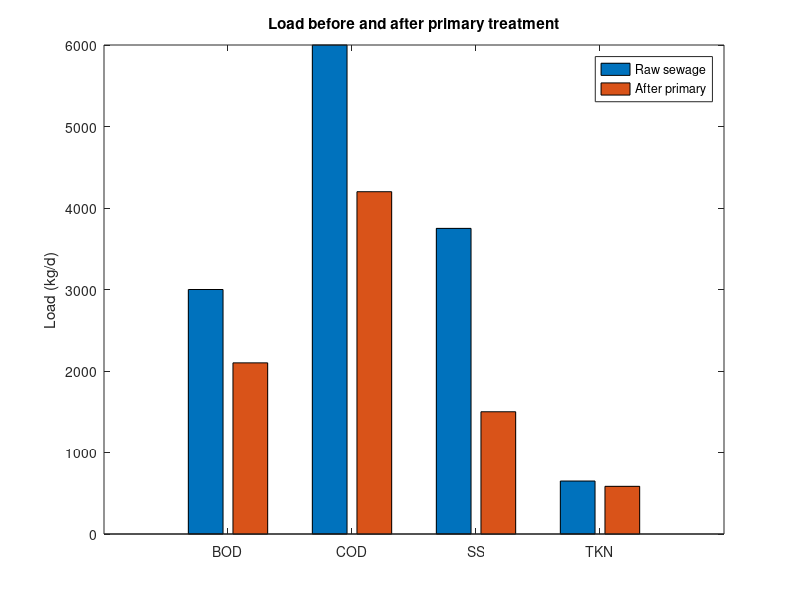

Write the MATLAB code that produced this figure.
%% Inlet works and primary treatment sizing

clear;
clc;

%% 1. Design flow rates and incoming loads

DWF = 10000;       % Dry weather flow (m3/d)
FFT = 25000;       % Flow to full treatment (m3/d)

BOD_load = 3000;    % kg/d
COD_load = 6000;    % kg/d
SS_load  = 3750;    % kg/d
TKN_load = 650;     % kg N/d
NH4_load = 400;     % kg N/d

%% 2. Design choices

% Screens
V_through = 0.9;    % Velocity through screen openings (m/s)
b_clear = 0.020;    % Clear spacing between bars (m)
w_bar = 0.010;      % Width of each bar (m)

% Grit chamber
t_grit = 180;    % Detention time at FFT (s)

% Primary settlement tanks
SOR_avg  = 40;     % Surface overflow rate at DWF (m3/m2/d)
SOR_peak = 100;    % Surface overflow rate at FFT (m3/m2/d)
HRT_tgt  = 2.0;    % Target retention time at DWF (h)
n_tanks  = 2;      % Number of circular settlement tanks

% Assumed removal efficiencies
rem_BOD = 0.30;
rem_COD = 0.30;
rem_SS  = 0.60;
rem_TKN = 0.10;

%% 3. Screen sizing

% Convert the peak flow from m3/d to m3/s
Q_fft = FFT / 86400;

% Calculate the area required for water to pass through the openings
A_open = Q_fft / V_through;

% Estimate the proportion of the screen area that is open
open_fr = b_clear / (b_clear + w_bar);

% Calculate the total submerged screen area
A_gross = A_open / open_fr;

% Calculate the approach velocity and clean-screen headloss
v_app = Q_fft / A_gross;

h_clean = 0.0729 * (V_through^2 - v_app^2);

%% 4. Grit chamber sizing

% Calculate the chamber volume required at full treatment flow
V_grit = Q_fft * t_grit;

%% 5. Primary settlement tank sizing

% Calculate the surface area required at average and peak flows
A_avg  = DWF / SOR_avg;
A_peak = FFT / SOR_peak;

% Use the larger area to satisfy both design conditions
A_req = max(A_avg, A_peak);

% Calculate the minimum diameter of each circular tank
D_req = sqrt(4 * (A_req / n_tanks) / pi);

% Round the diameter up to the next 0.5 m
D = ceil(D_req * 2) / 2;

% Calculate the total surface area provided by the tanks
A_tot = n_tanks * pi * D^2 / 4;

% Calculate the tank volume needed for the target retention time at DWF
V_req = DWF / 24 * HRT_tgt;

% Calculate the side water depth, rounded up to the next 0.1 m
depth = ceil(V_req / A_tot * 10) / 10;

% Calculate the actual overflow rates with the tanks as sized
SOR_avg_act  = DWF / A_tot;
SOR_peak_act = FFT / A_tot;

% Calculate the actual retention times at DWF and FFT
HRT_avg_act  = A_tot * depth / (DWF / 24);
HRT_peak_act = A_tot * depth / (FFT / 24);

%% 6. Loads remaining after primary treatment

% Calculate the loads entering the aeration stage
BOD_AS = BOD_load * (1 - rem_BOD);
COD_AS = COD_load * (1 - rem_COD);
SS_AS  = SS_load  * (1 - rem_SS);
TKN_AS = TKN_load * (1 - rem_TKN);

% Assume ammonium nitrogen is unchanged during primary treatment
NH4_AS = NH4_load;

% Calculate the dry solids removed as primary sludge
SS_sludge = SS_load * rem_SS;

% Convert loads in kg/d to concentrations in mg/L
conc = @(x) x * 1000 / DWF;

%% 7. Display design results
fprintf('\nSCREENS\n');
fprintf('Clear open area          : %.3f m2\n', A_open);
fprintf('Gross submerged area     : %.3f m2\n', A_gross);
fprintf('Approach velocity        : %.2f m/s\n', v_app);
fprintf('Clean headloss           : %.3f m\n', h_clean);

fprintf('\nGRIT CHAMBER\n');
fprintf('Required volume at FFT   : %.1f m3\n', V_grit);

fprintf('\nPRIMARY SETTLEMENT TANKS\n');
fprintf('Area required (DWF / FFT): %.0f / %.0f m2\n', A_avg, A_peak);
fprintf('Number of tanks          : %d\n', n_tanks);
fprintf('Tank diameter            : %.1f m\n', D);
fprintf('Side water depth         : %.1f m\n', depth);
fprintf('Overflow rate (DWF / FFT): %.1f / %.1f m3/m2/d\n', ...
    SOR_avg_act, SOR_peak_act);
fprintf('Retention time (DWF/FFT) : %.2f / %.2f h\n', ...
    HRT_avg_act, HRT_peak_act);
fprintf('Primary sludge solids    : %.0f kg/d\n', SS_sludge);

fprintf('\nTO AERATION STAGE\n');
fprintf('Parameter    Load (kg/d)    Concentration (mg/L)\n');
fprintf('BOD          %8.0f          %8.0f\n', BOD_AS, conc(BOD_AS));
fprintf('COD          %8.0f          %8.0f\n', COD_AS, conc(COD_AS));
fprintf('SS           %8.0f          %8.0f\n', SS_AS, conc(SS_AS));
fprintf('TKN          %8.0f          %8.1f\n', TKN_AS, conc(TKN_AS));
fprintf('NH4-N        %8.0f          %8.0f\n', NH4_AS, conc(NH4_AS));

%% 7b. Figure: loads before and after primary treatment
figure;
raw   = [BOD_load COD_load SS_load TKN_load];
after = [BOD_AS COD_AS SS_AS TKN_AS];
bar([raw; after]');
set(gca, 'XTickLabel', {'BOD','COD','SS','TKN'});
legend('Raw sewage', 'After primary', 'Location', 'northeast');
ylabel('Load (kg/d)');
title('Load before and after primary treatment');
saveas(gcf, 'primary_loads.png');

%% 8. Save results for the next stage
save('primary_results.mat');
